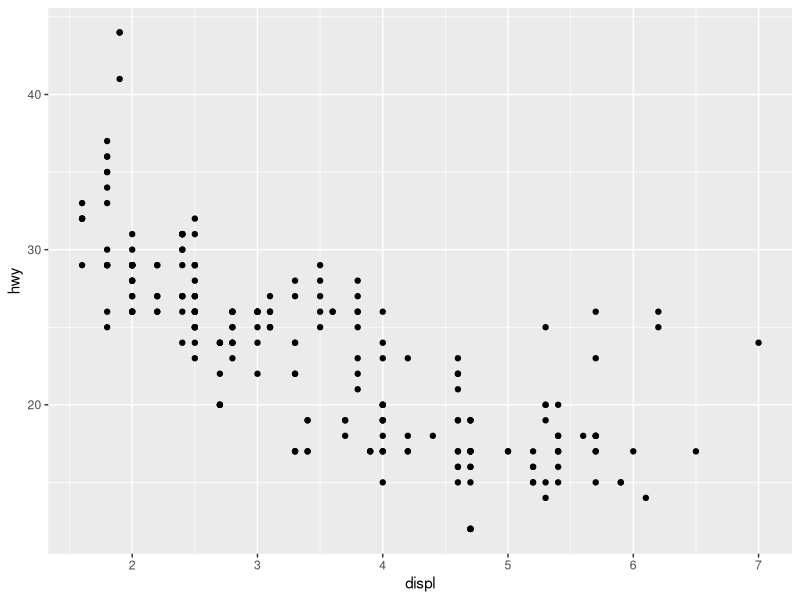
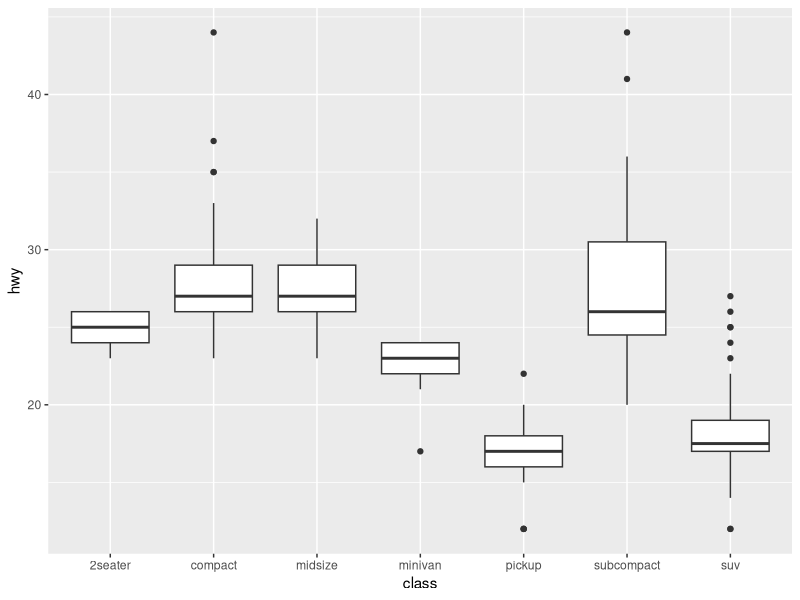
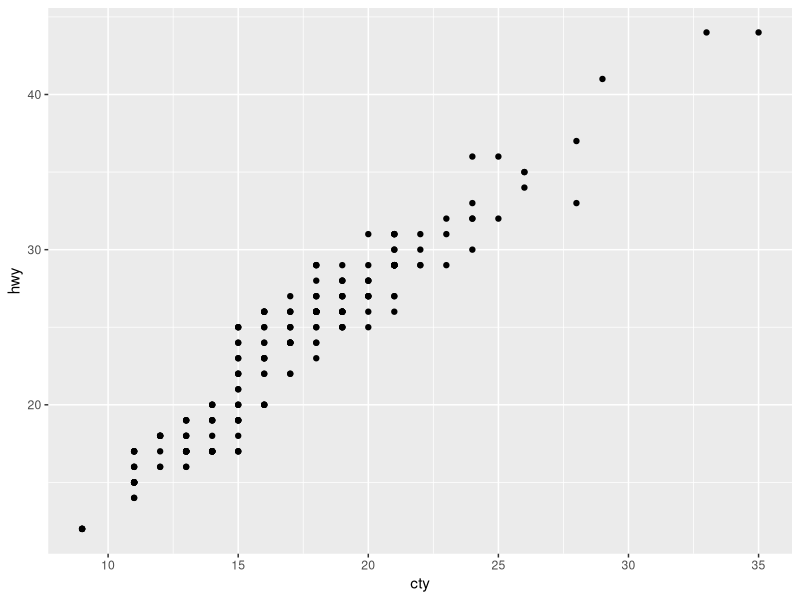
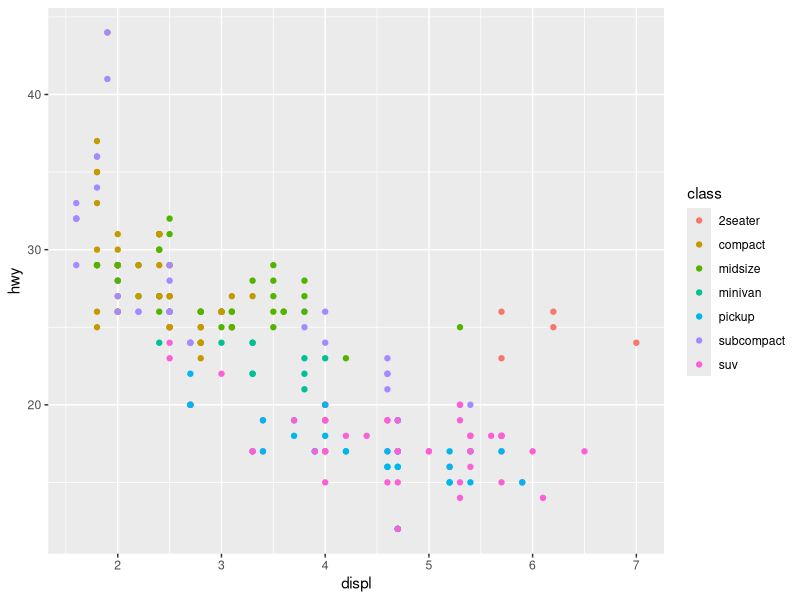
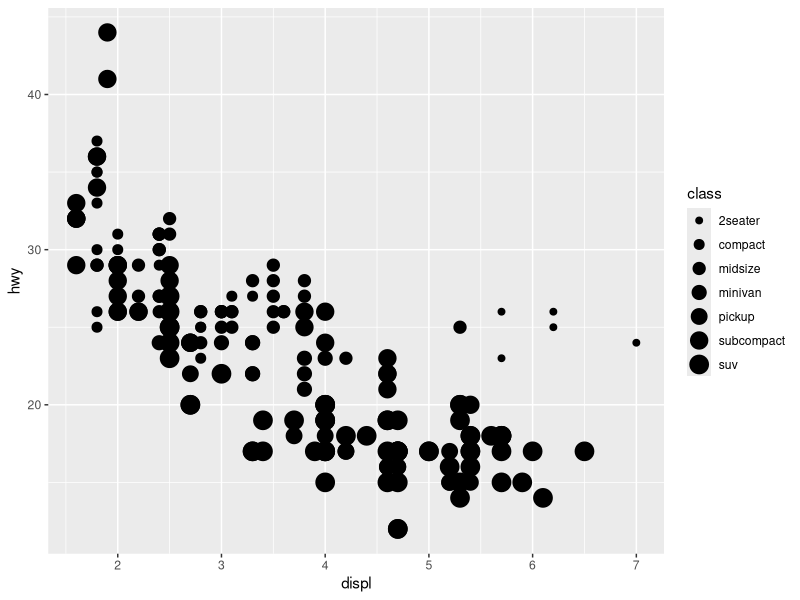
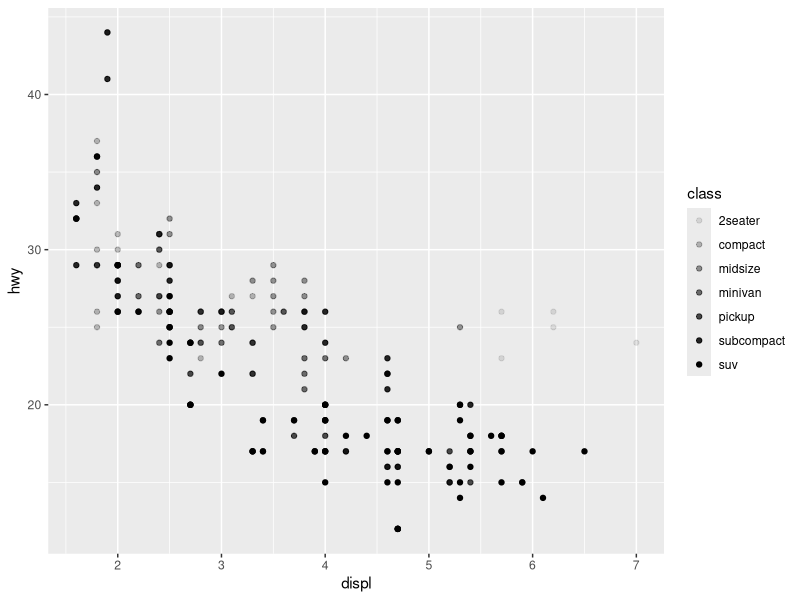
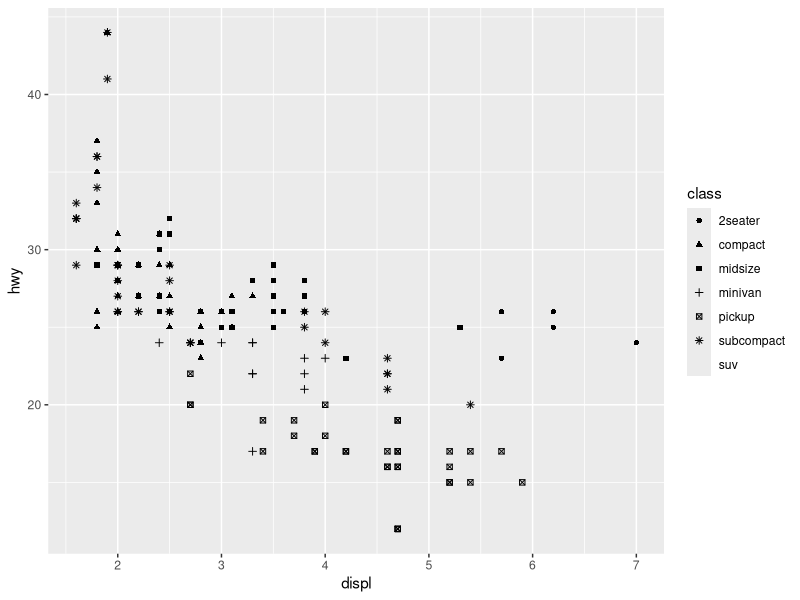
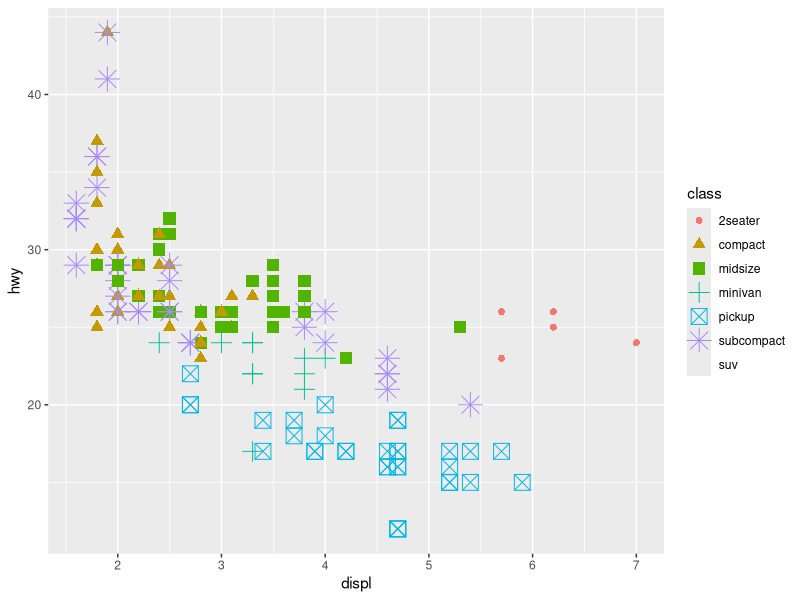

Reproduce these figures in R, in order.
## ---- chunk 1
install.packages("ggplot2")

## ---- chunk 2
library(ggplot2)
## ---- chunk 3
mpg
## ---- chunk 4
ggplot(data = mpg)+
  aes(x= displ, y= hwy)+
  geom_point()
## ---- chunk 5
ggplot(data= mpg)+
  aes(x= class, y= hwy)+
  geom_boxplot()
## ---- chunk 6
ggplot(data= mpg)+
  aes(x= cty, y= hwy)+
  geom_point()
## ---- chunk 7
ggplot(data = mpg)+
  aes(x= displ, y= hwy, colour = class)+
  geom_point()
## ---- chunk 8
ggplot(data = mpg)+
  aes(x= displ, y= hwy, size = class)+
  geom_point()
## ---- chunk 9
ggplot(data = mpg)+
  aes(x= displ, y= hwy, alpha = class)+
  geom_point()
## ---- chunk 10
ggplot(data = mpg)+
  aes(x= displ, y= hwy, shape = class)+
  geom_point()
## ---- chunk 11
ggplot(data = mpg)+
  aes(x= displ, y= hwy, colour = class, size= class, shape= class)+
  geom_point()
## ---- chunk 12
ggplot(data = mpg)+
  aes(x= displ, y= hwy)+
  geom_point(colour = 'blue')
## ---- chunk 13
ggplot(data = mpg)+
  aes(x= displ, y= hwy)+
  geom_point(colour = 'blue', shape= 3, alpha = 0.5)
